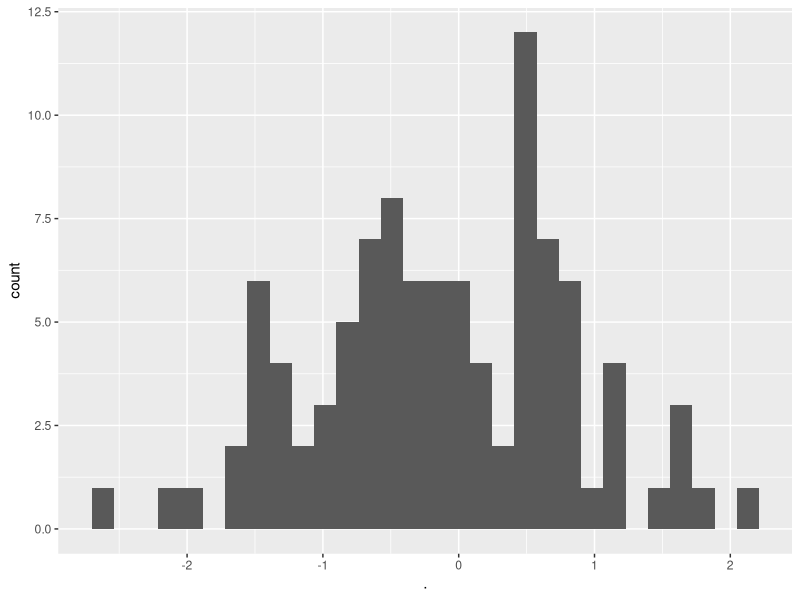

The R script that drew this image:
#' ---
#' title: Histogram code
#' author: "Mik Black"
#' date: "8 Feb 2018"
#' ---

library(ggplot2)
library(magrittr)
x <- rnorm(100)

#' Here is a histogram

histplot = x %>% 
  as.data.frame() %>% 
  ggplot(.,aes(x=.)) + geom_histogram()

histplot

#' This is very cool:

## View(histplot)